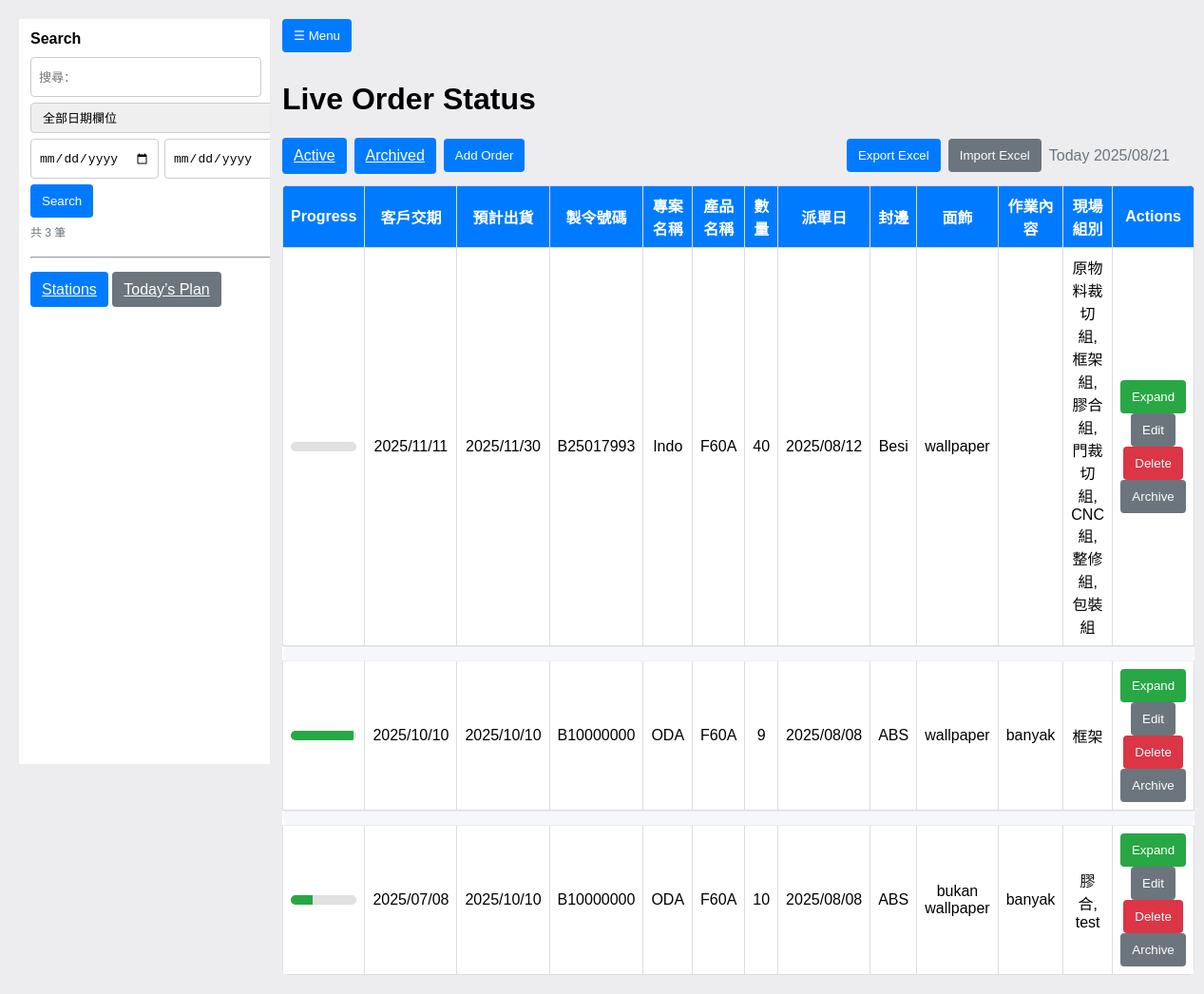
The page / on the database its author committed.
### models.py (models this page shows)
class Order(Base):
    __tablename__ = "orders"
    id = Column(Integer, primary_key=True, autoincrement=True)
    manufacture_code = Column(String)
    customer        = Column(String)
    product         = Column(String)
    demand_date     = Column(String)   # stored as text like "YYYY/MM/DD"
    delivery        = Column(String)   # stored as text
    quantity        = Column(Integer, default=0)
    datecreate      = Column(String)   # stored as text
    fengbian        = Column(String)
    wallpaper       = Column(String)
    jobdesc         = Column(Text)
    archived    = Column(Boolean, default=False)   # soft archive flag
    archived_at = Column(DateTime)                 # when it was archived
    created_at = Column(DateTime, default=datetime.utcnow)
    updated_at = Column(DateTime)
    tasks = relationship("Task", back_populates="order", cascade="all, delete-orphan")

class Task(Base):
    __tablename__ = "sub_tasks"
    __table_args__ = {'sqlite_autoincrement': True}
    id = Column(Integer, primary_key=True, autoincrement=True)
    order_id = Column(Integer, ForeignKey("orders.id"), nullable=False)
    group = Column("group", String, nullable=True)
    task  = Column(String, nullable=True)
    quantity = Column(Integer, nullable=True)
    completed = Column(Integer, nullable=True, default=0)
    start_time = Column(DateTime)      # may be NULL in DB
    stop_time  = Column(DateTime)
    duration_minutes = Column(Integer)
    order    = relationship("Order", back_populates="tasks")
    history  = relationship("TaskHistory", back_populates="task", cascade="all, delete-orphan")

### app.py (the view, shortened to what this page needs)
@app.route("/")
def home():
    qtext = (request.args.get("q") or "").strip()
    dfield = (request.args.get("dfield") or "any").strip()   # any | demand | delivery | datecreate
    dfrom  = (request.args.get("dfrom")  or "").strip()
    dto    = (request.args.get("dto")    or "").strip()
    df = _ymd_digits(dfrom)
    dt = _ymd_digits(dto)
    if df and not dt:
        dt = df  # single-day filter if only start is provided
    def norm_col(col):
        return func.replace(func.replace(col, '-', ''), '/', '')
    def date_cond_for(col):
        c = norm_col(col)
        preds = []
        if df: preds.append(c >= df)
        if dt: preds.append(c <= dt)
        return and_(*preds) if preds else None
    today = datetime.today().strftime("%Y/%m/%d")
    with SessionLocal() as session:
        q = (session.query(Order)
             .filter(or_(Order.archived == False, Order.archived.is_(None))))
        orders = q.order_by(Order.id.desc()).all()
        vm = []
        for o in orders:
            done_q, total_q = order_progress(o)
            vm.append({
                "id": o.id,
                "manufacture_code": o.manufacture_code or "",
                "customer": o.customer or "",
                "product": o.product or "",
                "demand_date": o.demand_date or "",
                "delivery": o.delivery or "",
                "quantity": o.quantity or 0,
                "datecreate": o.datecreate or "",
                "fengbian": o.fengbian or "",
                "wallpaper": o.wallpaper or "",
                "jobdesc": o.jobdesc or "",
                "active_groups": ", ".join(recalc_active_groups(o)),
                "progress": (done_q, total_q),
                "sub_tasks": [
                    {
                        "id": t.id,
                        "group": t.group or "",
                        "task": t.task or "",
                        "quantity": t.quantity or 0,
                        "completed": t.completed or 0,
                        "remaining": max(0, (t.quantity or 0) - (t.completed or 0)),
                        "running": bool(getattr(t, "start_time", None) and not getattr(t, "stop_time", None)),
                        "started_at": (t.start_time.isoformat() if getattr(t, "start_time", None) else None),
                    } for t in o.tasks
                ]
            })
        return render_template("index.html", orders=vm, today_date=today, archived_page=False, qtext=qtext)

### app.py (called while the page is built)
def recalc_active_groups(order):
    groups = []
    for t in order.tasks:
        remaining = max(0, (t.quantity or 0) - (t.completed or 0))
        if remaining > 0 and t.group and t.group not in groups:
            groups.append(t.group)
    return groups

def order_progress(order):
    total_q = sum((t.quantity or 0) for t in order.tasks)
    done_q = sum((t.completed or 0) for t in order.tasks)
    return (done_q, total_q)

def _ymd_digits(s: str) -> str:
    if not s: return ""
    return re.sub(r"\D", "", s)

### templates/index.html (shortened to what this page needs)
<!DOCTYPE html>
<html lang="zh">
<head>
</head>
<body>
  <div class="layout">
  <aside class="sidebar" id="sidebar">
    <div class="brand">Search</div>
    <form method="get" action="{{ '/archived' if archived_page else '/' }}" class="sbm">
      <input type="text" name="q" id= "search-q" value="{{ qtext or '' }}"
             placeholder="搜尋：">
      <select name="dfield">
        <option value="any"        {{ 'selected' if (dfield or 'any')=='any' }}>全部日期欄位</option>
      </select>
      <div class="row">
        <input type="date" name="dfrom" value="{{ dfrom or '' }}">
        <input type="date" name="dto"   value="{{ dto or '' }}">
      </div>
      <div class="row">
        <button class="btn" type="submit">Search</button>
      </div>
      <div class="caption">共 {{ orders|length }} 筆{% if qtext or dfrom or dto %}（篩選中）{% endif %}</div>
      <hr style="margin:12px 0">
      <div class="nav" style="margin-top:6px">
        <a href="/stations" class="btn full">Stations</a>
        <a href="/stations?date={{ (today_date or '').replace('/','-') }}" class="btn full gray" style="margin-top:6px">
          Today’s Plan
        </a>
      </div>
    </form>
  </aside>
  <main class="content">
  <div style="display:flex;align-items:center;gap:12px;">
    <button class="btn hamburger" onclick="toggleSidebar()">☰ Menu</button>
  </div>
  <h1>Live Order Status</h1>
  <div class="toolbar">
    <div class="left">
      <a href="/" class="btn {{ '' if archived_page else 'blue' }}">Active</a>
      <a href="/archived" class="btn {{ 'blue' if archived_page else '' }}">Archived</a>
      {% if not archived_page %}
        <button class="btn" onclick="openModal('modal-order')">Add Order</button>
      {% endif %}
    </div>
    <div class="right">
      <button class="btn" onclick="location.href='/export/orders.xlsx'">Export Excel</button>
      <button class="btn gray" onclick="openModal('modal-import')">Import Excel</button>
      <span style="color:#6c757d">Today {{ today_date }}</span>
    </div>
  </div>
      <table>
      <tr>
        <th>Progress</th>
        <th>客戶交期</th>
        <th>預計出貨</th>
        <th>製令號碼</th>
        <th>專案名稱</th>
        <th>產品名稱</th>
        <th>數量</th>
        <th>派單日</th>
        <th>封邊</th>
        <th>面飾</th>
        <th>作業內容</th>
        <th>現場組別</th>
        <th>Actions</th>
      </tr>
      {% for o in orders %}
      <tr id="order-{{o.id}}"
        data-demand="{{ o.demand_date|e }}"
        data-delivery="{{ o.delivery|e }}"
        data-code="{{ o.manufacture_code|e }}"
        data-customer="{{ o.customer|e }}"
        data-product="{{ o.product|e }}"
        data-qty="{{ o.quantity }}"
        data-datecreate="{{ o.datecreate|e }}"
        data-fengbian="{{ o.fengbian|e }}"
        data-wallpaper="{{ o.wallpaper|e }}"
        data-jobdesc="{{ o.jobdesc|e }}">
        <td>
          {% set done = o.progress[0] %}
          {% set total = o.progress[1] if o.progress[1] else 1 %}
          <div class="progress-bar">
            <div class="progress-fill" style="width: {{ (done/total)*100 }}%"></div>
          </div>
        </td>
        <td>{{ o.demand_date }}</td>
        <td>{{ o.delivery }}</td>
        <td>{{ o.manufacture_code }}</td>
        <td>{{ o.customer }}</td>
        <td>{{ o.product }}</td>
        <td>{{ o.quantity }}</td>
        <td>{{ o.datecreate }}</td>
        <td>{{ o.fengbian }}</td>
        <td>{{ o.wallpaper }}</td>
        <td>{{ o.jobdesc }}</td>
        <td id="groups-{{o.id}}">{{ o.active_groups }}</td>
        <td>
          {% if archived_page == False %}
            <button class="btn green" onclick="toggleDetails({{o.id}})">Expand</button>
            <button class="btn gray" onclick="openEditOrder({{ o.id }})">Edit</button>
            <button class="btn red" onclick="deleteOrder({{ o.id }})">Delete</button>
            <button class="btn gray" onclick="archiveOrder({{ o.id }})">Archive</button>
          {% else %}
            <button class="btn gray" onclick="restoreOrder({{ o.id }})">Restore</button>
            <button class="btn red" onclick="deleteOrder({{ o.id }})">Delete</button>
          {% endif %}
        </td>
      </tr>
      <tr>
        <td colspan="13" style="padding:0; border:0">
        </td>
      </tr>
      {% if not loop.last %}
      <tr class="order-gap"><td colspan="13" aria-hidden="true"></td></tr>
      {% endif %}
      {% endfor %}
    </table>
  </main>
  </div>
</body>
</html>

### templates/index.html (style rules this page uses)
body { font-family:Arial, sans-serif;background:#ededf0;margin:20px }
table { width:100%;border-collapse:collapse;background:#fff;border-radius:6px;overflow:hidden }
th,td { border:1px solid #ddd;padding:8px;text-align:center }
th { background:#007bff;color:#fff }
.progress-bar { width:100%;height:10px;background:#e0e0e0;border-radius:6px;overflow:hidden }
.progress-fill { height:100%;background:#28a745;transition:width .3s }
.btn { padding:10px 12px;border:0;border-radius:4px;color:#fff;background:#007bff;cursor:pointer }
.btn.green { background:#28a745 }
input,select { height:auto;padding:10px 0px;font-size: 12px;border:1px solid #ccc;border-radius:4px;width:100% }
.btn.red { background: #dc3545; }
.btn.gray { background: #6c757d; }
.order-gap td { height: 14px; padding: 0; border: 0; background: #f5f7fb; border-top: 1px solid #e9ecef; border-bottom: 1px solid #e9ecef; border-radius: 6px; }
.toolbar { display:flex;justify-content:space-between;align-items:center;gap:8px;flex-wrap:wrap;margin:12px 0 }
.toolbar .left,.toolbar .right { display:flex;align-items:center;gap:8px }
.layout { display:flex; min-height:100vh }
.sidebar { width:280px; background:#fff; border-right:1px solid #e9ecef; padding:14px; position:sticky; top:0; height:calc(100vh - 40px); overflow:auto; }
.content { flex:1; padding:0 16px }
.brand { font-weight:700; font-size:18px; margin-bottom:10px }
.sbm { margin-top:10px; display:grid; grid-template-columns:1fr; gap:8px }
.sbm input[type="text"], .sbm select, .sbm input[type="date"] { padding:6px 10px; width:100% }
.sbm .row { display:flex; gap:8px }
.sbm .caption { color:#6c757d; font-size:12px }
.hamburger { display:none }
.sidebar { transition: left .2s ease, width .2s ease }
.hamburger { display:inline-flex; position:sticky; top:10px; margin-bottom:10px }
.layout { display:flex; }
.sidebar { flex:0 0 280px; position:sticky; top:20px; height:calc(100vh - 40px); overflow:auto; }
.content { flex:1; min-width:0; }
.sidebar { transition: left .2s ease, width .2s ease, padding .2s ease; }
.hamburger { display:inline-flex; align-items:center; gap:6px; position:sticky; top:10px; margin-bottom:10px; z-index:6; }
.sidebar { flex:0 0 240px; }
.brand { font-size:16px; margin:0 0 6px; }
.sidebar { padding:12px; }
.sbm { gap:6px; }
.sbm input[type="text"], .sbm select, .sbm input[type="date"] { padding:4px 8px; font-size:13px; height:32px; }
.sbm .row { gap:6px; }
.hamburger { margin-right:12px; }
.content { padding-left:12px; }
#search-q { width: 225px; height: 32px; padding: 4px 8px; font-size: 13px; }
.sbm select, .sbm input[type="date"] { height:32px; }

### rows shown on the page
Order: demand_date "2025/11/11", delivery "2025/11/30", manufacture_code "B25017993", customer "Indo", product "F60A", quantity "40", datecreate "2025/08/12", fengbian "Besi", wallpaper "wallpaper", active_groups "原物料裁切組, 框架組, 膠合組, 門裁切組, CNC組, 整修組, 包裝組"
Order: demand_date "2025/10/10", delivery "2025/10/10", manufacture_code "B10000000", customer "ODA", product "F60A", datecreate "2025/08/08", fengbian "ABS", wallpaper "wallpaper", jobdesc "banyak"
Task: active_groups "框架"
Order: {{ (done/total)*100 }} 32.69230769230769 (drawn), demand_date "2025/07/08", delivery "2025/10/10", manufacture_code "B10000000", customer "ODA", product "F60A", quantity "10", datecreate "2025/08/08", fengbian "ABS", wallpaper "bukan wallpaper", jobdesc "banyak", active_groups "膠合, test"

### other values the page prints
{{ orders|length }} "3"
{{ o.quantity }} "9"
